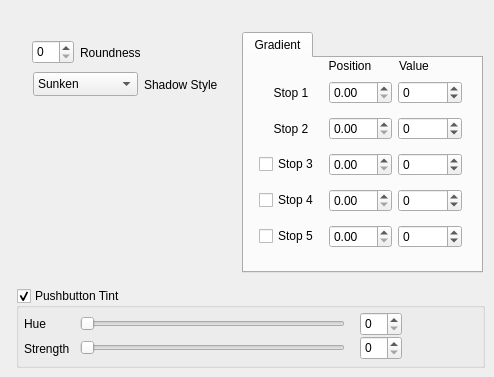
    <widget class="QWidget" name="page_5">
     <widget class="QTabWidget" name="tabWidget_3">
      <property name="geometry">
       <rect>
        <x>242</x>
        <y>32</y>
        <width>241</width>
        <height>241</height>
       </rect>
      </property>
      <widget class="QWidget" name="tabWidget_3Page1">
       <attribute name="title">
        <string>Gradient</string>
       </attribute>
       <widget class="QWidget" name="layoutWidget_4">
        <property name="geometry">
         <rect>
          <x>15</x>
          <y>16</y>
          <width>203</width>
          <height>181</height>
         </rect>
        </property>
        <layout class="QGridLayout" name="gridLayout_7">
         <item row="1" column="1">
          <widget class="QDoubleSpinBox" name="doublePushgrad2">
           <property name="maximum">
            <double>1.000000000000000</double>
           </property>
           <property name="singleStep">
            <double>0.010000000000000</double>
           </property>
          </widget>
         </item>
         <item row="3" column="1">
          <widget class="QDoubleSpinBox" name="doublePushgrad4">
           <property name="maximum">
            <double>1.000000000000000</double>
           </property>
           <property name="singleStep">
            <double>0.010000000000000</double>
           </property>
          </widget>
         </item>
         <item row="0" column="0">
          <widget class="QLabel" name="label_43">
           <property name="text">
            <string>Stop 1</string>
           </property>
           <property name="alignment">
            <set>Qt::AlignCenter</set>
           </property>
          </widget>
         </item>
         <item row="0" column="1">
          <widget class="QDoubleSpinBox" name="doublePushgrad1">
           <property name="maximum">
            <double>1.000000000000000</double>
           </property>
           <property name="singleStep">
            <double>0.010000000000000</double>
           </property>
          </widget>
         </item>
         <item row="0" column="2">
          <widget class="QSpinBox" name="spinPushgrad1">
           <property name="minimum">
            <number>-100</number>
           </property>
           <property name="maximum">
            <number>100</number>
           </property>
          </widget>
         </item>
         <item row="1" column="0">
          <widget class="QLabel" name="label_44">
           <property name="text">
            <string>Stop 2</string>
           </property>
           <property name="alignment">
            <set>Qt::AlignCenter</set>
           </property>
          </widget>
         </item>
         <item row="1" column="2">
          <widget class="QSpinBox" name="spinPushgrad2">
           <property name="minimum">
            <number>-100</number>
           </property>
           <property name="maximum">
            <number>100</number>
           </property>
          </widget>
         </item>
         <item row="2" column="0">
          <widget class="QCheckBox" name="checkPushgrad3">
           <property name="text">
            <string>Stop 3</string>
           </property>
          </widget>
         </item>
         <item row="2" column="1">
          <widget class="QDoubleSpinBox" name="doublePushgrad3">
           <property name="maximum">
            <double>1.000000000000000</double>
           </property>
           <property name="singleStep">
            <double>0.010000000000000</double>
           </property>
          </widget>
         </item>
         <item row="2" column="2">
          <widget class="QSpinBox" name="spinPushgrad3">
           <property name="minimum">
            <number>-100</number>
           </property>
           <property name="maximum">
            <number>100</number>
           </property>
          </widget>
         </item>
         <item row="3" column="2">
          <widget class="QSpinBox" name="spinPushgrad4">
           <property name="minimum">
            <number>-100</number>
           </property>
           <property name="maximum">
            <number>100</number>
           </property>
          </widget>
         </item>
         <item row="3" column="0">
          <widget class="QCheckBox" name="checkPushgrad4">
           <property name="text">
            <string>Stop 4</string>
           </property>
          </widget>
         </item>
         <item row="4" column="1">
          <widget class="QDoubleSpinBox" name="doublePushgrad5">
           <property name="maximum">
            <double>1.000000000000000</double>
           </property>
           <property name="singleStep">
            <double>0.010000000000000</double>
           </property>
          </widget>
         </item>
         <item row="4" column="0">
          <widget class="QCheckBox" name="checkPushgrad5">
           <property name="text">
            <string>Stop 5</string>
           </property>
          </widget>
         </item>
         <item row="4" column="2">
          <widget class="QSpinBox" name="spinPushgrad5">
           <property name="minimum">
            <number>-100</number>
           </property>
           <property name="maximum">
            <number>100</number>
           </property>
          </widget>
         </item>
        </layout>
       </widget>
       <widget class="QLabel" name="label_89">
        <property name="geometry">
         <rect>
          <x>80</x>
          <y>0</y>
          <width>52</width>
          <height>16</height>
         </rect>
        </property>
        <property name="text">
         <string>Position</string>
        </property>
        <property name="alignment">
         <set>Qt::AlignCenter</set>
        </property>
       </widget>
       <widget class="QLabel" name="label_90">
        <property name="geometry">
         <rect>
          <x>144</x>
          <y>0</y>
          <width>52</width>
          <height>16</height>
         </rect>
        </property>
        <property name="text">
         <string>Value</string>
        </property>
        <property name="alignment">
         <set>Qt::AlignCenter</set>
        </property>
       </widget>
      </widget>
     </widget>
     <widget class="QGroupBox" name="groupPushtint">
      <property name="geometry">
       <rect>
        <x>16</x>
        <y>288</y>
        <width>469</width>
        <height>80</height>
       </rect>
      </property>
      <property name="title">
       <string>Pushbutton Tint</string>
      </property>
      <property name="checkable">
       <bool>true</bool>
      </property>
      <widget class="QSlider" name="horizontalPushhue">
       <property name="geometry">
        <rect>
         <x>64</x>
         <y>23</y>
         <width>265</width>
         <height>25</height>
        </rect>
       </property>
       <property name="maximum">
        <number>359</number>
       </property>
       <property name="orientation">
        <enum>Qt::Horizontal</enum>
       </property>
      </widget>
      <widget class="QSlider" name="horizontalPushstrength">
       <property name="geometry">
        <rect>
         <x>64</x>
         <y>47</y>
         <width>265</width>
         <height>25</height>
        </rect>
       </property>
       <property name="orientation">
        <enum>Qt::Horizontal</enum>
       </property>
      </widget>
      <widget class="QWidget" name="widgetPush" native="true">
       <property name="geometry">
        <rect>
         <x>400</x>
         <y>24</y>
         <width>49</width>
         <height>41</height>
        </rect>
       </property>
      </widget>
      <widget class="QSpinBox" name="spinBox">
       <property name="geometry">
        <rect>
         <x>344</x>
         <y>24</y>
         <width>42</width>
         <height>24</height>
        </rect>
       </property>
       <property name="maximum">
        <number>359</number>
       </property>
      </widget>
      <widget class="QSpinBox" name="spinBox_2">
       <property name="geometry">
        <rect>
         <x>344</x>
         <y>48</y>
         <width>42</width>
         <height>24</height>
        </rect>
       </property>
      </widget>
      <widget class="QLabel" name="label_45">
       <property name="geometry">
        <rect>
         <x>8</x>
         <y>23</y>
         <width>52</width>
         <height>25</height>
        </rect>
       </property>
       <property name="text">
        <string>Hue</string>
       </property>
      </widget>
      <widget class="QLabel" name="label_46">
       <property name="geometry">
        <rect>
         <x>8</x>
         <y>52</y>
         <width>52</width>
         <height>17</height>
        </rect>
       </property>
       <property name="text">
        <string>Strength</string>
       </property>
      </widget>
     </widget>
     <widget class="QLabel" name="label_47">
      <property name="geometry">
       <rect>
        <x>80</x>
        <y>44</y>
        <width>73</width>
        <height>17</height>
       </rect>
      </property>
      <property name="text">
       <string>Roundness</string>
      </property>
     </widget>
     <widget class="QLabel" name="label_48">
      <property name="geometry">
       <rect>
        <x>144</x>
        <y>72</y>
        <width>89</width>
        <height>25</height>
       </rect>
      </property>
      <property name="text">
       <string>Shadow Style</string>
      </property>
     </widget>
     <widget class="QComboBox" name="comboPushshadow">
      <property name="geometry">
       <rect>
        <x>33</x>
        <y>72</y>
        <width>105</width>
        <height>24</height>
       </rect>
      </property>
      <item>
       <property name="text">
        <string>Sunken</string>
       </property>
      </item>
      <item>
       <property name="text">
        <string>Etched</string>
       </property>
      </item>
      <item>
       <property name="text">
        <string>Raised</string>
       </property>
      </item>
      <item>
       <property name="text">
        <string>Yosemite</string>
       </property>
      </item>
      <item>
       <property name="text">
        <string>Carved</string>
       </property>
      </item>
      <item>
       <property name="text">
        <string>Rectangle</string>
       </property>
      </item>
      <item>
       <property name="text">
        <string>El Capitan</string>
       </property>
      </item>
      <item>
       <property name="text">
        <string>Semi Carved</string>
       </property>
      </item>
     </widget>
     <widget class="QSpinBox" name="spinPushround">
      <property name="geometry">
       <rect>
        <x>32</x>
        <y>40</y>
        <width>42</width>
        <height>24</height>
       </rect>
      </property>
     </widget>
    </widget>
